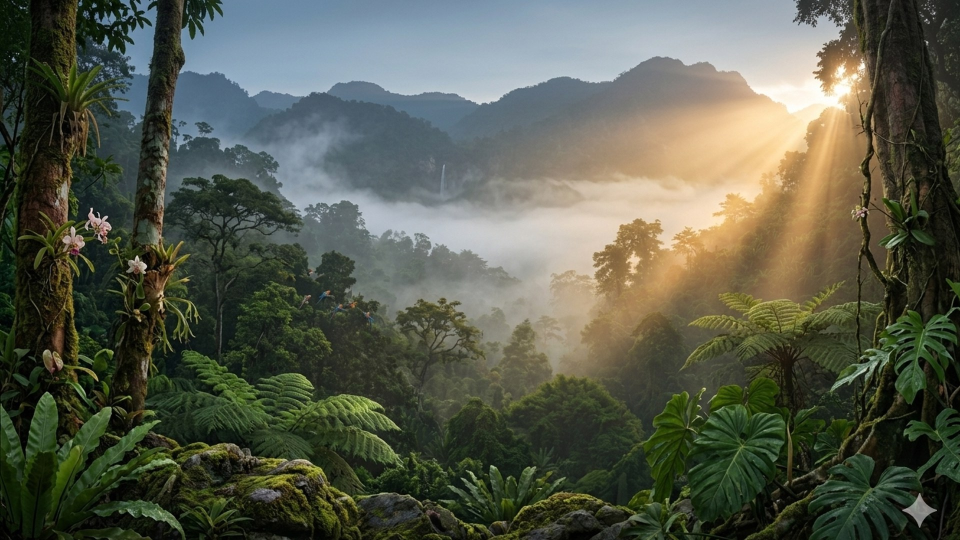
#> input picture assets/images/home-hero.jpg, 1920 x 1080 px, found by its file name (shown at 1/2 size)
$ python process_images.py
#> lines starting #> are read from the running program, lines starting #| are printed output that depends on the picture
"""
Normalize uploaded images to exact frame sizes for the website.

Drop originals into assets/images/incoming/ (same filenames as in HTML),
then run:  python website/scripts/process_images.py

Every output fills its target frame completely (no empty green bands).
"""
from __future__ import annotations

from pathlib import Path

from PIL import Image, ImageEnhance, ImageFilter, ImageOps

ROOT = Path(__file__).resolve().parents[2]
OUT = Path(__file__).resolve().parents[1] / "assets" / "images"
INCOMING = OUT / "incoming"

GREEN = (11, 61, 46)

# All image slots referenced in HTML → (width, height)
IMAGE_FRAMES: dict[str, tuple[int, int]] = {
    "home-hero.jpg": (1920, 1080),
    "home-trust-bg.jpg": (2100, 900),
    "home-pillar-1.jpg": (1200, 900),
    "home-pillar-2.jpg": (1200, 900),
    "home-pillar-3.jpg": (1200, 900),
    "home-projects.jpg": (1600, 900),
    "home-singapore.jpg": (1600, 900),
    "solutions-hero.jpg": (1600, 900),
    "solutions-dmrv-flow.jpg": (1600, 900),
    "solutions-integrity.jpg": (1200, 900),
    "solutions-standards.jpg": (1600, 900),
    "projects-solar.jpg": (1600, 900),
    "projects-cookstove.jpg": (1200, 900),
    "projects-platform.jpg": (1600, 900),
    "about-mission.jpg": (1600, 900),
    "about-governance.jpg": (1200, 900),
    "about-principles.jpg": (1600, 900),
    "contact.jpg": (1600, 900),
}


def ensure_dirs() -> None:
    OUT.mkdir(parents=True, exist_ok=True)
    INCOMING.mkdir(parents=True, exist_ok=True)


def load_image(path: Path) -> Image.Image:
    im = Image.open(path)
    return ImageOps.exif_transpose(im)


def detect_focal(im: Image.Image) -> tuple[float, float]:
    """Estimate subject centre from edge density (0–1, 0–1)."""
    w, h = im.size
    sample_w = 400
    sample_h = max(1, int(h * (sample_w / w)))
    small = im.convert("L").resize(
        (sample_w, sample_h), Image.Resampling.BILINEAR
    )
    edges = small.filter(ImageFilter.FIND_EDGES)
    px = edges.load()
    sw, sh = small.size
    sum_x = sum_y = weight = 0.0
    for y in range(sh):
        for x in range(sw):
            v = px[x, y]
            if v < 18:
                continue
            sum_x += x * v
            sum_y += y * v
            weight += v
    if weight < 1:
        return (0.5, 0.5)
    return (sum_x / weight / sw, sum_y / weight / sh)


def _ratios_close(src_ratio: float, target_ratio: float, tolerance: float = 0.14) -> bool:
    return abs(src_ratio - target_ratio) / max(target_ratio, 1e-6) < tolerance


def smart_fill_frame(
    im: Image.Image,
    target_w: int,
    target_h: int,
    *,
    focal: tuple[float, float] | None = None,
) -> Image.Image:
    """
    Fill (target_w × target_h) with no empty areas.

    - Similar aspect ratios → centre-weighted cover crop.
    - Different ratios → blurred cover background + sharp foreground
      (contain) so the full subject stays visible while the frame stays full.
    """
    im = load_image(im) if not isinstance(im, Image.Image) else ImageOps.exif_transpose(im)
    im = im.convert("RGB")
    focal = focal or detect_focal(im)

    tw, th = target_w, target_h
    tr = tw / th
    sr = im.width / im.height

    resample = Image.Resampling.LANCZOS
    centering = (max(0.0, min(1.0, focal[0])), max(0.0, min(1.0, focal[1])))

    if _ratios_close(sr, tr):
        return ImageOps.fit(im, (tw, th), method=resample, centering=centering)

    # Full-bleed blurred backdrop from a cover crop
    radius = max(14, min(tw, th) // 35)
    backdrop = ImageOps.fit(im, (tw, th), method=resample, centering=centering)
    backdrop = backdrop.filter(ImageFilter.GaussianBlur(radius))
    backdrop = ImageEnhance.Brightness(backdrop).enhance(0.78)
    backdrop = ImageEnhance.Color(backdrop).enhance(0.72)

    # Sharp foreground: fit entire image inside the frame
    scale = min(tw / im.width, th / im.height)
    # If letterbox bands would be very thin, nudge scale up slightly (still inside frame)
    cover_scale = max(tw / im.width, th / im.height)
    if cover_scale / scale < 1.18:
        scale = cover_scale * 0.98

    fw = max(1, int(im.width * scale))
    fh = max(1, int(im.height * scale))
    foreground = im.resize((fw, fh), resample)

    canvas = backdrop.copy()
    ox = (tw - fw) // 2
    oy = (th - fh) // 2
    canvas.paste(foreground, (ox, oy))
    return canvas


def crop_cookstove_monitor_region(im: Image.Image) -> Image.Image:
    """Optional preset: IoT module from community clean-cooking source photo."""
    w, h = im.size
    if h > w * 1.5:
        box = (int(w * 0.51), int(h * 0.53), int(w * 0.90), int(h * 0.69))
    else:
        box = (int(w * 0.55), int(h * 0.45), int(w * 0.92), int(h * 0.78))
    return im.crop(box)


def crop_solar_monitor_interior(im: Image.Image) -> Image.Image:
    """Optional preset: open enclosure interior from solar D-MRV source photo."""
    w, h = im.size
    return im.crop((int(w * 0.38), int(h * 0.42), w, h))


def resolve_source(name: str) -> Path | None:
    for candidate in (INCOMING / name, OUT / name):
        if candidate.is_file():
            return candidate
    # Legacy project-root sources
    aliases = {
        "projects-cookstove.jpg": ROOT / "Community clean cooking & device monitoring.jpg",
        "projects-solar.jpg": ROOT / "Distributed Solar D-MRV Initiative.jpg",
    }
    path = aliases.get(name)
    if path and path.is_file():
        return path
    return None


def preprocess(name: str, im: Image.Image) -> Image.Image:
    src = resolve_source(name)
    if name == "projects-cookstove.jpg" and src and "clean cooking" in src.name.lower():
        return crop_cookstove_monitor_region(im)
    if name == "projects-solar.jpg" and src and "solar" in src.name.lower():
        return crop_solar_monitor_interior(im)
    return im


def save_jpg(im: Image.Image, name: str, quality: int = 88) -> None:
    path = OUT / name
    im.convert("RGB").save(path, "JPEG", quality=quality, optimize=True)
    print(f"  ok {path.name}  {im.size[0]}x{im.size[1]}")


def process_one(name: str, size: tuple[int, int]) -> bool:
    src = resolve_source(name)
    if not src:
        return False
    im = load_image(src)
    im = preprocess(name, im)
    focal = detect_focal(im)
    out = smart_fill_frame(im, size[0], size[1], focal=focal)
    save_jpg(out, name)
    return True


def propagate_derived() -> None:
    """When only project images exist, fill related slots from the same assets."""
    solar = OUT / "projects-solar.jpg"
    cook = OUT / "projects-cookstove.jpg"
    if not solar.is_file() or not cook.is_file():
        return
    pairs = [
        ("home-pillar-1.jpg", solar),
        ("home-pillar-3.jpg", solar),
        ("solutions-integrity.jpg", cook),
    ]
    for target, source in pairs:
        if (INCOMING / target).is_file():
            continue
        if target in IMAGE_FRAMES:
            tw, th = IMAGE_FRAMES[target]
            im = load_image(source)
            save_jpg(smart_fill_frame(im, tw, th, focal=detect_focal(im)), target)
            print(f"  -> derived {target} from {source.name}")


def main() -> None:
    ensure_dirs()
    print(f"Incoming folder: {INCOMING}")
    print(f"Output folder:   {OUT}\n")

    done = 0
    skipped = 0
    for name, size in IMAGE_FRAMES.items():
        if process_one(name, size):
#> in load_image, im is the input picture: PIL image 1920x1080 RGB; mean R, G, B 87.1, 90.9, 75.8
#> in detect_focal, `small = im.convert("L").resize( (sample_w, sample_h), Image.Resampling..`:
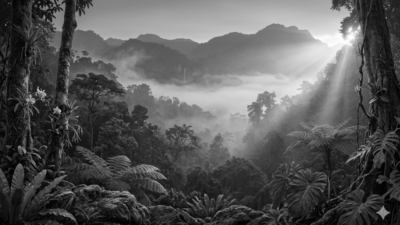
#> small: PIL image 400x225 L; min 1, max 254, mean 88
#> in detect_focal, `edges = small.filter(ImageFilter.FIND_EDGES)`:
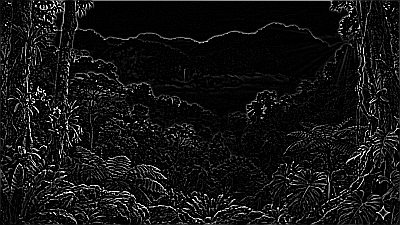
#> edges: PIL image 400x225 L; min 0, max 255, mean 19.6
#> after the loop in detect_focal, `for y in range(sh):`: sum_x = 299349664; sum_y = 211373705; weight = 1634492
#> in process_one, `focal = detect_focal(im)`: focal = (0.458, 0.575)
#|   ok home-hero.jpg  1920x1080
            done += 1
        else:
            skipped += 1
#> pass 2 of the loop in main, `for name, size in IMAGE_FRAMES.items():`:
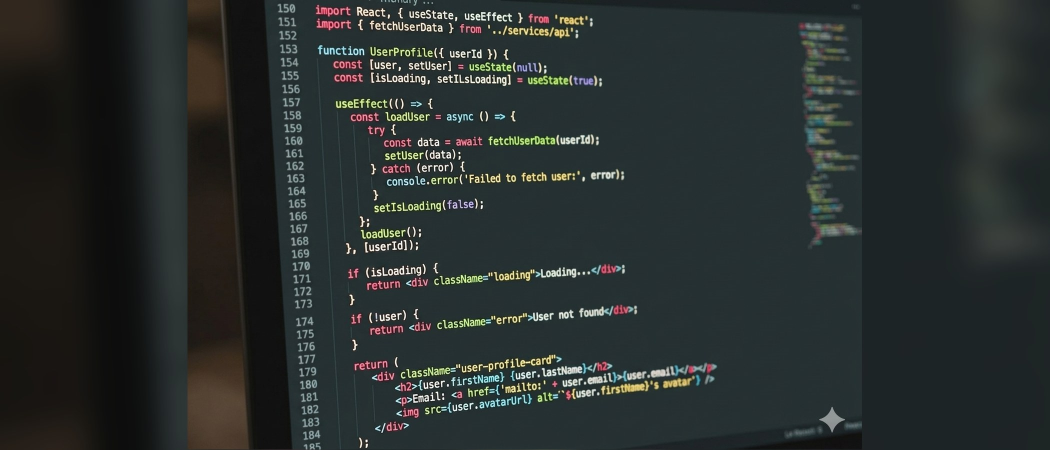
#> input picture assets/images/home-trust-bg.jpg, 2100 x 900 px, found by its file name (shown at 1/2 size)
#> in load_image, im is the input picture: PIL image 2100x900 RGB; mean R, G, B 40.8, 46.8, 45.8
#> in detect_focal (call 2), `small = im.convert("L").resize( (sample_w, sample_h), Image.Resampling..`:
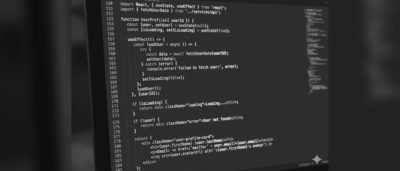
#> small: PIL image 400x171 L; min 13, max 203, mean 44.8
#> in detect_focal (call 2), `edges = small.filter(ImageFilter.FIND_EDGES)`:
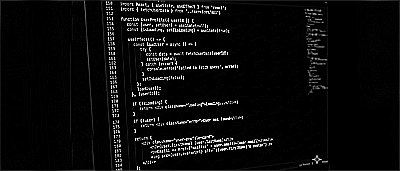
#> edges: PIL image 400x171 L; min 0, max 255, mean 12.1
#> after the loop in detect_focal (call 2), `for y in range(sh):`: sum_x = 140677617; sum_y = 62541813; weight = 779314
#|   ok home-trust-bg.jpg  2100x900
#> pass 3 of the loop in main, `for name, size in IMAGE_FRAMES.items():`:
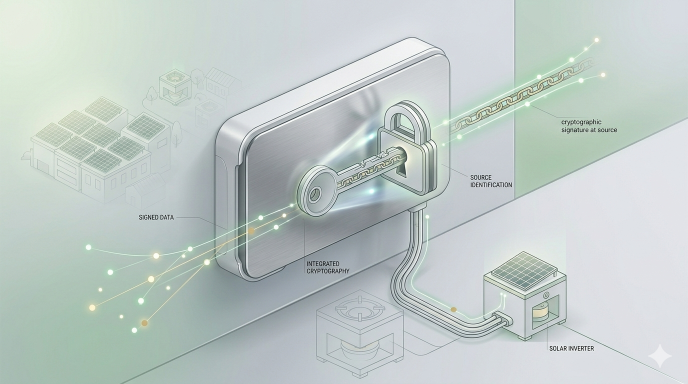
#> input picture assets/images/home-pillar-1.jpg, 1376 x 768 px, found by its file name (shown at 1/2 size)
#> in load_image, im is the input picture: PIL image 1376x768 RGBA; mean R, G, B, A 192.4, 203, 200.3, 255
#> small: PIL image 400x223 L
#> in detect_focal (call 3), `edges = small.filter(ImageFilter.FIND_EDGES)`:
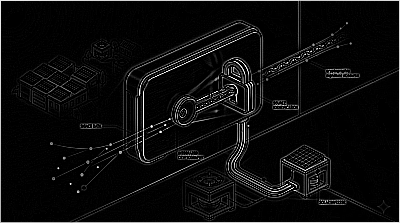
#> edges: PIL image 400x223 L; min 0, max 255, mean 12.7
#> after the loop in detect_focal (call 3), `for y in range(sh):`: sum_x = 218883230; sum_y = 116822008; weight = 1016807
#> im: PIL image 1376x768 RGB
#> in smart_fill_frame (call 3), `focal = focal or detect_focal(im)`: focal = (0.538, 0.515)
#> in smart_fill_frame (call 3), `canvas.paste(foreground, (ox, oy))`:
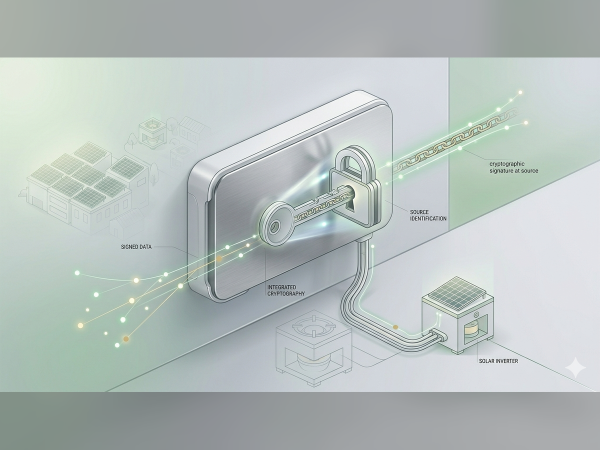
#> canvas: PIL image 1200x900 RGB (shown at 1/2 size); mean R, G, B 182.8, 192.1, 190.1
#|   ok home-pillar-1.jpg  1200x900
#> the loop made 18 passes; the first 3 are shown

    propagate_derived()

    print(f"\nProcessed {done} image(s), skipped {skipped} (no source file).")
    if skipped:
        print("Add files to incoming/ — see assets/images/README.md for filenames.")


if __name__ == "__main__":
    main()
